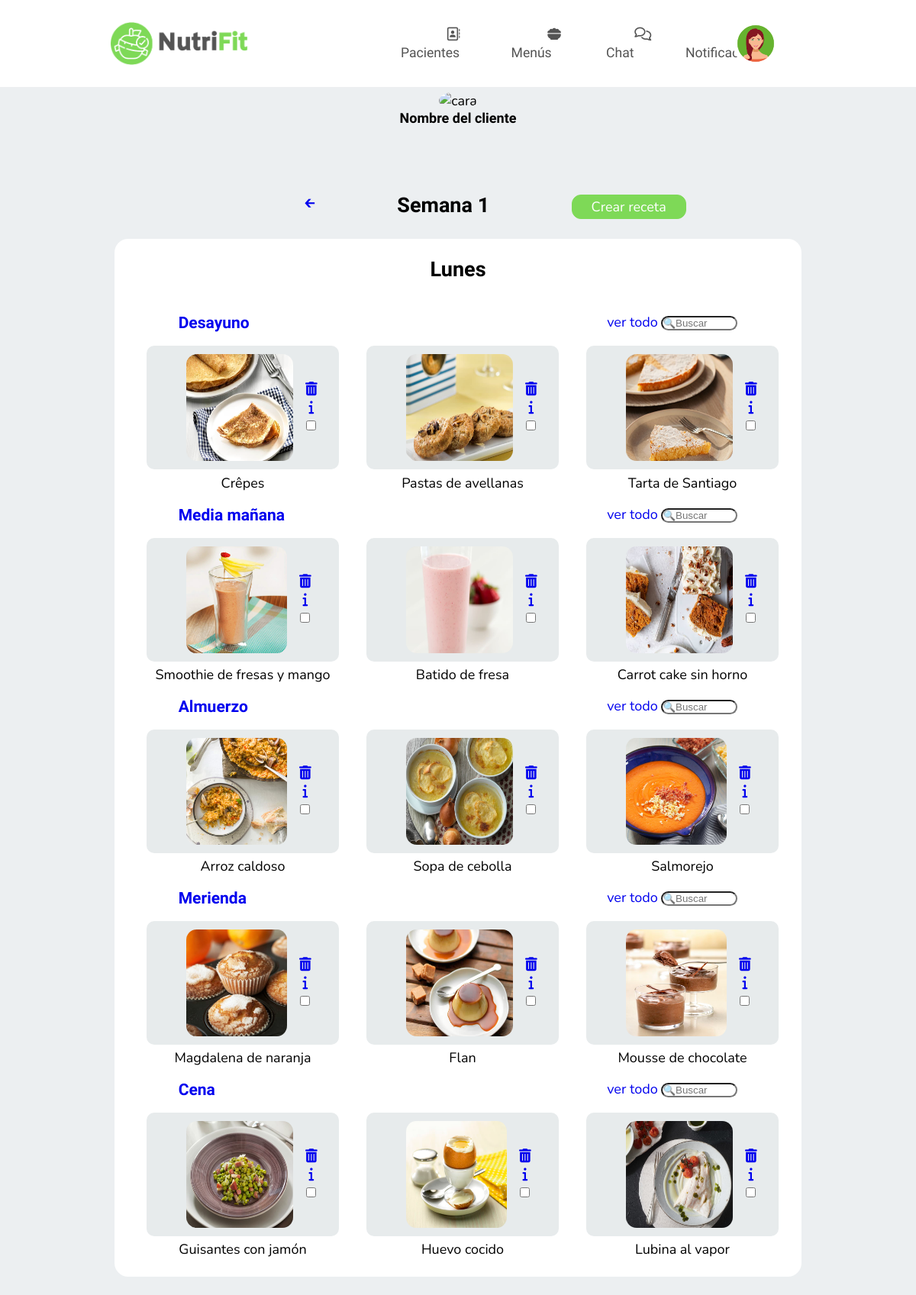
Screenshot of /views/menu_semanal_nutri_cliente.php?id=17 (signed in) with the database file from the repository.
### tables this page shows
CREATE TABLE `receta` (
  `ID` int(11) NOT NULL,
  `nombre_receta` varchar(45) NOT NULL,
  `tiempo_ejecucion` int(100) NOT NULL,
  `complejidad` set('facil','intermedio','complejo') NOT NULL,
  `tipo_comida` set('desayuno','media_mañana','almuerzo','merienda','cena') NOT NULL,
  `ingredientes` text NOT NULL,
  `preparacion` text NOT NULL,
  `calorias` int(3) NOT NULL,
  `carbohidratos` int(3) NOT NULL,
  `proteinas` int(3) NOT NULL,
  `grasas` int(3) NOT NULL,
  `foto` varchar(200) NOT NULL
);

### views/menu_semanal_nutri_cliente.php (the view, shortened to what this page needs)
<!DOCTYPE html>
<html lang="en">
<head>
    <link rel="stylesheet" href="../css/style.css">
</head>
<body id="bodyMenuSemanal">
    <header>
        <a href="index_nutricionista.php" id="logo"><img src="../img/3.png"></a>
        <nav>
            <ul id="menu">
                <li><a href="index_nutricionista.php"><i class="fa-regular fa-address-book"></i> Pacientes</a></li>
                <li><a href="nutricionista_menu.php"><i class="fa-solid fa-bowl-food"></i> Menús</a></li>
                <li><a href="#"><i class="fa-regular fa-comments"></i> Chat</a></li>
                <li><a href="#"><i class="fa-regular fa-bell"></i> Notificaciones</a></li>
            </ul>
        </nav>
        <div id="user">
            <div id="profile" onclick="menuToggle();">
                <img src="../img/icon.png">
            </div>
        </div>
    </header>
    <br>
    <br>
    <br>
    <br>
    <div class="contBlan3">
        <div class="centrarContenidoPerfil">
            <img src="../img/icon1.jpg" alt="cara" />
            <h4>Nombre del cliente</h4>
        </div>
    <div class="cabeza2">
    <a href="nutricionista_menu.php">🡰</a>
        <h2>Semana 1</h2>
        <div class="semanaSiguiente">
                <button class="buton" onclick="crearReceta()">Crear receta</button>
            </div>
    </div>
    </div>
     <br>
    <div class="contBlan2">
        <h2>Lunes</h2>
        <br>
        <div class="cabeza">
            <h3 class="enlace_menu_semanal"><a href="receta_categoria_desayuno_nutri.php">Desayuno</a></h3>
            <div class="buscar">
            <a href="receta_categoria_desayuno_nutri.php">ver todo</a>
            <input type="search" placeholder="🔍Buscar" name="" id="searchMenuDia">
            </div>
        </div>
        <div class="carrousel2">
            <?php
                $db = new Database();
                $conexion = $db->connect();
                $sql=$conexion->query("select * from receta where tipo_comida='desayuno' ORDER BY id DESC
                LIMIT 3");
                while ($datos = $sql->fetchObject()){ ?>
                    <div class="elemento">
                        <div class="plato2">
                        <img id="imgNombreComidas" src="<?= $datos->foto?>" alt="">
                            <div id="check">
                                <a href="menu_semanal_nutri_cliente.php?ID=<?= $datos->ID ?>"><i class="fa-solid fa-trash-can"></i></a>
                                <a href="receta_plato_nutricionista.php?ID=<?= $datos->ID ?>" id="dietacliente"><i class="fa-solid fa-info"></i></a>
                                <input type="checkbox" id="dietaclientein">
                            </div>
                        </div>
                        <p><?= $datos->nombre_receta?></p>
                    </div>
                    <?php }
                    ?>
        </div>
    <div class="cabeza">
            <h3 id="enlace_menu_semanal"><a href="receta_categoria_mediamañana_nutri.php">Media mañana</a></h3>
            <div class="buscar">
            <a href="receta_categoria_mediamañana_nutri.php">ver todo</a>
            <input type="search" placeholder="🔍Buscar" name="" id="searchMenuDia">
            </div>
        </div>
        <div class="carrousel2">
                <?php
                $db = new Database();
                $conexion = $db->connect();
                $sql=$conexion->query("select * from receta where tipo_comida='media_mañana' ORDER BY id DESC
                LIMIT 3");
                while ($datos = $sql->fetchObject()){ ?>
                    <div class="elemento">
                        <div class="plato2">
                        <img id="imgNombreComidas" src="<?= $datos->foto?>" alt="">
                            <div id="check">
                                <a href="menu_semanal_nutri_cliente.php?ID=<?= $datos->ID ?>"><i class="fa-solid fa-trash-can"></i></a>
                                <a a href="receta_plato_nutricionista.php?ID=<?= $datos->ID ?>" id="dietacliente"><i class="fa-solid fa-info"></i></a>
                                <input type="checkbox" id="dietaclientein">
                            </div>
                        </div>
                        <p><?= $datos->nombre_receta?></p>
                    </div>
                    <?php }
                    ?>
        </div>
        <div class="cabeza">
            <h3 id="enlace_menu_semanal"><a href="receta_categoria_almuerzo_nutri.php">Almuerzo</a></h3>
            <div class="buscar">
            <a href="receta_categoria_almuerzo_nutri.php">ver todo</a>
            <input type="search" placeholder="🔍Buscar" name="" id="searchMenuDia">
            </div>
        </div>
        <div class="carrousel2">
                 <?php
                $db = new Database();
                $conexion = $db->connect();
                $sql=$conexion->query("select * from receta where tipo_comida='almuerzo' ORDER BY id DESC
                LIMIT 3");
                while ($datos = $sql->fetchObject()){ ?>
                    <div class="elemento">
                        <div class="plato2">
                        <img id="imgNombreComidas" src="<?= $datos->foto?>" alt="">
                            <div id="check">
                                <a href="menu_semanal_nutri_cliente.php?ID=<?= $datos->ID ?>"><i class="fa-solid fa-trash-can"></i></a>
                                <a a href="receta_plato_nutricionista.php?ID=<?= $datos->ID ?>" id="dietacliente"><i class="fa-solid fa-info"></i></a>
                                <input type="checkbox" id="dietaclientein">
                            </div>
                        </div>
                        <p><?= $datos->nombre_receta?></p>
                    </div>
                    <?php }
                    ?>
        </div>
    <div class="cabeza">
            <h3 id="enlace_menu_semanal"><a href="receta_categoria_merienda_nutri.php">Merienda</a></h3>
            <div class="buscar">
            <a href="receta_categoria_merienda_nutri.php">ver todo</a>
            <input type="search" placeholder="🔍Buscar" name="" id="searchMenuDia">
            </div>
        </div>
        <div class="carrousel2">
                 <?php
                $db = new Database();
                $conexion = $db->connect();
                $sql=$conexion->query("select * from receta where tipo_comida='merienda' ORDER BY id DESC
                LIMIT 3");
                while ($datos = $sql->fetchObject()){ ?>
                    <div class="elemento">
                        <div class="plato2">
                        <img id="imgNombreComidas" src="<?= $datos->foto?>" alt="">
                            <div id="check">
                                <a href="menu_semanal_nutri_cliente.php?ID=<?= $datos->ID ?>"><i class="fa-solid fa-trash-can"></i></a>
                                <a a href="receta_plato_nutricionista.php?ID=<?= $datos->ID ?>" id="dietacliente"><i class="fa-solid fa-info"></i></a>
                                <input type="checkbox" id="dietaclientein">
                            </div>
                        </div>
                        <p><?= $datos->nombre_receta?></p>
                    </div>
                    <?php }
                    ?>
        </div>
        <div class="cabeza">
            <h3 id="enlace_menu_semanal"><a href="receta_categoria_cena_nutri.php">Cena</a></h3>
            <div class="buscar">
            <a href="receta_categoria_cena_nutri.php">ver todo</a>
            <input type="search" placeholder="🔍Buscar" name="" id="searchMenuDia">
            </div>
        </div>
        <div class="carrousel2">
                <?php
                $db = new Database();
                $conexion = $db->connect();
                $sql=$conexion->query("select * from receta where tipo_comida='cena' ORDER BY id DESC LIMIT 3");
                while ($datos = $sql->fetchObject()){ ?>
                    <div class="elemento">
                        <div class="plato2">
                        <img id="imgNombreComidas" src="<?= $datos->foto?>" alt="">
                            <div id="check">
                                <a href="menu_semanal_nutri_cliente.php?ID=<?= $datos->ID ?>"><i class="fa-solid fa-trash-can"></i></a>
                                <a a href="receta_plato_nutricionista.php?ID=<?= $datos->ID ?>" id="dietacliente"><i class="fa-solid fa-info"></i></a>
                                <input type="checkbox" id="dietaclientein">
                            </div>
                        </div>
                        <p><?= $datos->nombre_receta?></p>
                    </div>
                    <?php }
                    ?>
        </div>
    </div>
</body>
</html>

### rows the page displays
receta: foto (picture), nombre_receta "Crêpes"
receta: foto (picture), nombre_receta "Pastas de avellanas"
receta: foto (picture), nombre_receta "Tarta de Santiago"
receta: foto (picture), nombre_receta "Smoothie de fresas y mango"
receta: foto (picture), nombre_receta "Batido de fresa"
receta: foto (picture), nombre_receta "Carrot cake sin horno"
receta: foto (picture), nombre_receta "Arroz caldoso"
receta: foto (picture), nombre_receta "Sopa de cebolla"
receta: foto (picture), nombre_receta "Salmorejo"
receta: foto (picture), nombre_receta "Magdalena de naranja"
receta: foto (picture), nombre_receta "Flan"
receta: foto (picture), nombre_receta "Mousse de chocolate"
receta: foto (picture), nombre_receta "Guisantes con jamón"
receta: foto (picture), nombre_receta "Huevo cocido"
receta: foto (picture), nombre_receta "Lubina al vapor"
